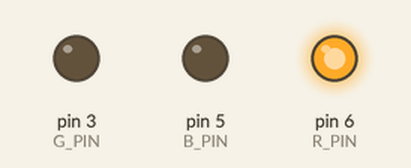
This sketch was run on a simulated Arduino Uno, built with avr-gcc and run on an emulated ATmega328P. Shown: output pins drawn as LEDs (lit = HIGH).

Above: at 0.5 s.
At 1.5 s:
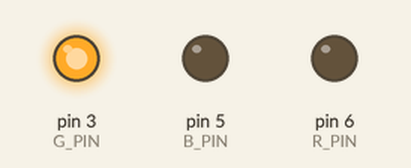
At 5.5 s:
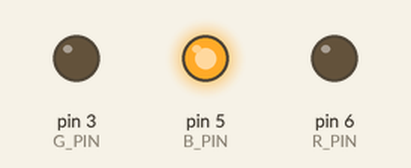
Timing chart, 0 to 6.9 s (numbered marks = the images above):
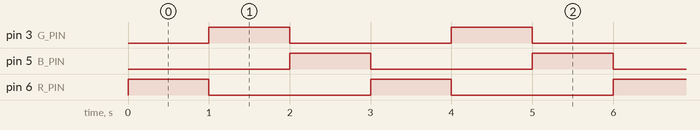

Measured:
- by itself, pin 3 (G_PIN), pin 5 (B_PIN), pin 6 (R_PIN): alternates HIGH for 1.0 s and LOW for 2.0 s
- by itself, everything shown: repeats every 3.0 s, in 4 steps

The sketch:

lab_code1-1.5.ino
```cpp
#define R_PIN 6 // Красный пин 6
#define G_PIN 3 // Зеленый пин 3
#define B_PIN 5 // Синий пин 5

void setup() {

pinMode(R_PIN, OUTPUT); // Устанавливаем пин R_PIN в режим "OUTPUT" (выход)
pinMode(G_PIN, OUTPUT); // Устанавливаем пин G_PIN в режим "OUTPUT" (выход)
pinMode(B_PIN, OUTPUT); // Устанавливаем пин B_PIN в режим "OUTPUT" (выход)

}

void loop() {

digitalWrite(R_PIN, 1); // Устанавливаем пин R_PIN в "HIGH" (1) - включаем светодиод красного цвета
delay(1000); // Задержка на 1000 миллисекунд (1 секунда)
digitalWrite(R_PIN, 0); // Устанавливаем пин R_PIN в "LOW" (0) - выключаем светодиод красного цвета

digitalWrite(G_PIN, 1); // Устанавливаем пин G_PIN в "HIGH" (1) - включаем светодиод зеленого цвета
delay(1000); // Задержка на 1000 миллисекунд (1 секунда)
digitalWrite(G_PIN, 0); // Устанавливаем пин G_PIN в "LOW" (0) - выключаем светодиод зеленого цвета

digitalWrite(B_PIN, 1); // Устанавливаем пин B_PIN в "HIGH" (1) - включаем светодиод синего цвета
delay(1000); // Задержка на 1000 миллисекунд (1 секунда)
digitalWrite(B_PIN, 0); // Устанавливаем пин B_PIN в "LOW" (0) - выключаем светодиод синего цвета

}


  
```
